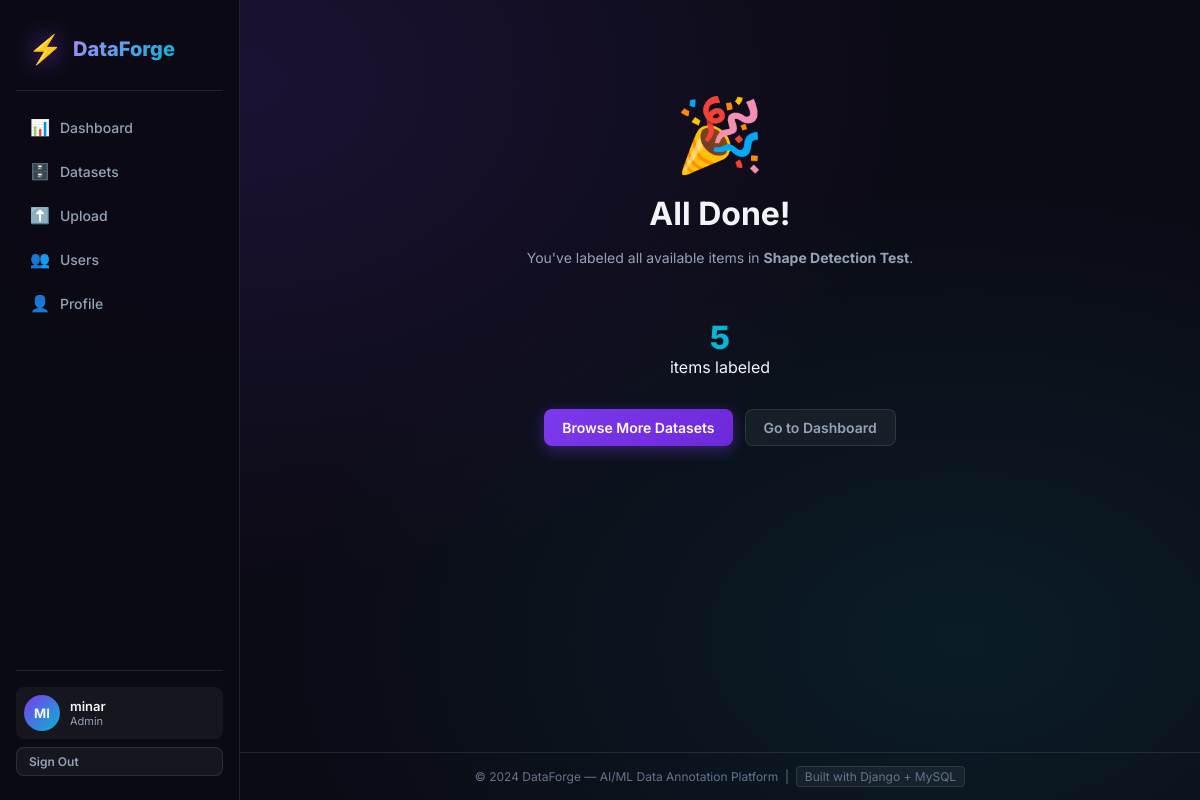
Screenshot of /annotations/queue/11/ (signed in) with the database file from the repository.
### apps/accounts/models.py (models this page shows, shortened)
class CustomUser(AbstractUser):
    ROLE_CHOICES = [
        ('admin', 'Admin'),
        ('annotator', 'Annotator'),
    ]
    role = models.CharField(max_length=20, choices=ROLE_CHOICES, default='annotator')
    bio = models.TextField(blank=True, null=True)
    avatar = models.ImageField(upload_to='avatars/', blank=True, null=True)
    is_active = models.BooleanField(default=True)

### apps/datasets/models.py (models this page shows, shortened)
class Dataset(models.Model):
    STATUS_CHOICES = [
        ('active', 'Active'),
        ('archived', 'Archived'),
        ('completed', 'Completed'),
    ]
    FILE_TYPE_CHOICES = [
        ('image', 'Image'),
        ('text', 'Text'),
    ]
    TASK_CHOICES = [
        ('classification', 'Classification'),
        ('object_detection', 'Object Detection'),
    ]
    name = models.CharField(max_length=255)
    description = models.TextField(blank=True)
    label_classes = models.JSONField(default=list, help_text='List of label class names e.g. ["cat","dog"]')
    file_type = models.CharField(max_length=20, choices=FILE_TYPE_CHOICES, default='image')
    annotation_task = models.CharField(max_length=30, choices=TASK_CHOICES, default='classification')
    uploaded_by = models.ForeignKey(
        settings.AUTH_USER_MODEL,
        on_delete=models.SET_NULL,
        null=True,
        related_name='datasets'
    )
    status = models.CharField(max_length=20, choices=STATUS_CHOICES, default='active')
    created_at = models.DateTimeField(auto_now_add=True)
    updated_at = models.DateTimeField(auto_now=True)
    class Meta:
        ordering = ['-created_at']

### apps/annotations/views.py (the view)
# urls.py: path('queue/<int:dataset_pk>/', views.annotation_queue, name='queue'),
@login_required
def annotation_queue(request, dataset_pk):
    dataset = get_object_or_404(Dataset, pk=dataset_pk)
    _release_expired_locks()
    next_item = _get_next_item(dataset, request.user)
    if next_item:
        return redirect('annotations:label_item', item_pk=next_item.pk)
    else:
        items = dataset.items.filter(status='done').select_related('annotation')
        context = {'dataset': dataset, 'items': items, 'all_done': True}
        return render(request, 'annotations/queue_complete.html', context)

### apps/annotations/views.py (called while the page is built, shortened)
def _get_next_item(dataset, user):
    from django.conf import settings
    timeout = settings.ANNOTATION_LOCK_TIMEOUT
    expire_threshold = timezone.now() - timezone.timedelta(minutes=timeout)
    candidates = dataset.items.filter(
        status__in=['pending', 'in_progress'],
        is_corrupted=False
    ).order_by('order', 'id')
    return None

def _release_expired_locks():
    from django.conf import settings
    timeout = settings.ANNOTATION_LOCK_TIMEOUT
    expire_threshold = timezone.now() - timezone.timedelta(minutes=timeout)
    Annotation.objects.filter(
        locked_by__isnull=False,
        locked_at__lt=expire_threshold
    ).update(locked_by=None, locked_at=None)
    DataItem.objects.filter(
        status='in_progress',
    ).filter(
        annotation__locked_by__isnull=True
    ).update(status='pending')

### templates/annotations/queue_complete.html (shortened to what this page needs)
{% extends 'base.html' %}
{% block content %}
<div class="empty-state full-page">
  <div class="success-animation">🎉</div>
  <h1>All Done!</h1>
  <p>You've labeled all available items in <strong>{{ dataset.name }}</strong>.</p>
  <div class="done-stats">
    <div class="done-stat"><span>{{ items.count }}</span> items labeled</div>
  </div>
  <div class="done-actions">
    <a href="{% url 'datasets:list' %}" class="btn btn-primary">Browse More Datasets</a>
    <a href="{% url 'dashboard:home' %}" class="btn btn-ghost">Go to Dashboard</a>
  </div>
</div>
{% endblock %}

### templates/base.html (shortened to what this page needs)
<!DOCTYPE html>
<html lang="en">
<head>
  {% load static %}
  <link rel="stylesheet" href="{% static 'css/main.css' %}" />
</head>
<body>
  {% if user.is_authenticated %}
  <nav class="navbar" id="main-navbar">
    <div class="nav-brand">
      <div class="brand-icon">⚡</div>
      <span class="brand-name">DataForge</span>
    </div>
    <ul class="nav-links" id="nav-links">
      <li><a href="{% url 'dashboard:home' %}" class="nav-link {% block nav_dashboard %}{% endblock %}">
        <span class="nav-icon">📊</span> Dashboard
      </a></li>
      <li><a href="{% url 'datasets:list' %}" class="nav-link {% block nav_datasets %}{% endblock %}">
        <span class="nav-icon">🗄️</span> Datasets
      </a></li>
      <li><a href="{% url 'datasets:upload' %}" class="nav-link {% block nav_upload %}{% endblock %}">
        <span class="nav-icon">⬆️</span> Upload
      </a></li>
      {% if user.role == 'admin' %}
      <li><a href="{% url 'accounts:user_list' %}" class="nav-link {% block nav_users %}{% endblock %}">
        <span class="nav-icon">👥</span> Users
      </a></li>
      {% endif %}
      <li><a href="{% url 'accounts:profile' %}" class="nav-link {% block nav_profile %}{% endblock %}">
        <span class="nav-icon">👤</span> Profile
      </a></li>
    </ul>
    <div class="nav-user">
      <div class="user-badge" title="{{ user.role|title }}">
        {% if user.avatar %}
          <img src="{{ user.avatar.url }}" alt="Avatar" class="user-avatar-sm" />
        {% else %}
          <div class="user-initials">{{ user.username|slice:":2"|upper }}</div>
        {% endif %}
        <div class="user-info">
          <span class="user-name">{{ user.username }}</span>
          <span class="user-role role-{{ user.role }}">{{ user.role|title }}</span>
        </div>
      </div>
      <a href="{% url 'accounts:logout' %}" class="btn btn-ghost btn-sm" id="logout-btn">Sign Out</a>
    </div>
  </nav>
  {% endif %}
  <main class="main-content {% if not user.is_authenticated %}main-full{% endif %}">
    {% block content %}{% endblock %}
  </main>
  <footer class="site-footer">
    <p>© 2024 DataForge — AI/ML Data Annotation Platform &nbsp;|&nbsp;
      <span class="footer-badge">Built with Django + MySQL</span>
    </p>
  </footer>
</body>
</html>

### static/css/main.css (style rules this page uses)
:root { --bg-base: #0b0b14; --bg-card: rgba(255,255,255,0.05); --bg-card-h: rgba(255,255,255,0.08); --border: rgba(255,255,255,0.1); --border-h: rgba(139,92,246,0.5); --accent: #7c3aed; --accent-h: #6d28d9; --accent2: #06b6d4; --success: #10b981; --danger: #ef4444; --warning: #f59e0b; --info: #3b82f6; --text: #f1f5f9; --text-muted: #94a3b8; --text-dim: #64748b; --nav-w: 240px; --radius: 12px; --radius-sm: 8px; --shadow: 0 8px 32px rgba(0,0,0,0.4); --shadow-sm: 0 2px 8px rgba(0,0,0,0.3); --trans: all 0.2s ease; }
*, *::before, *::after { box-sizing: border-box; margin: 0; padding: 0; }
html { scroll-behavior: smooth; }
body { font-family: 'Inter', sans-serif; background: var(--bg-base); color: var(--text); min-height: 100vh; display: flex; flex-direction: column; background-image: radial-gradient(ellipse at 20% 10%, rgba(124,58,237,0.15) 0%, transparent 50%), radial-gradient(ellipse at 80% 80%, rgba(6,182,212,0.1) 0%, transparent 50%); }
.navbar { position: fixed; top: 0; left: 0; width: var(--nav-w); height: 100vh; background: rgba(11,11,20,0.95); backdrop-filter: blur(20px); border-right: 1px solid var(--border); display: flex; flex-direction: column; padding: 24px 16px; gap: 8px; z-index: 1000; overflow-y: auto; transition: var(--trans); }
.nav-brand { display: flex; align-items: center; gap: 10px; padding: 8px 12px 24px; border-bottom: 1px solid var(--border); margin-bottom: 8px; }
.brand-icon { font-size: 28px; filter: drop-shadow(0 0 12px var(--accent)); }
.brand-name { font-size: 20px; font-weight: 800; background: linear-gradient(135deg,#a78bfa,#06b6d4); -webkit-background-clip: text; background-clip: text; -webkit-text-fill-color: transparent; color: transparent; }
.nav-links { list-style: none; display: flex; flex-direction: column; gap: 4px; flex: 1; }
.nav-link { display: flex; align-items: center; gap: 10px; padding: 10px 14px; border-radius: var(--radius-sm); color: var(--text-muted); text-decoration: none; font-size: 14px; font-weight: 500; transition: var(--trans); }
.nav-icon { font-size: 16px; }
.nav-user { padding-top: 16px; border-top: 1px solid var(--border); display: flex; flex-direction: column; gap: 8px; }
.user-badge { display: flex; align-items: center; gap: 10px; padding: 8px; border-radius: var(--radius-sm); background: var(--bg-card); }
.user-initials { width: 36px; height: 36px; border-radius: 50%; background: linear-gradient(135deg,var(--accent),var(--accent2)); display: flex; align-items: center; justify-content: center; font-size: 13px; font-weight: 700; flex-shrink: 0; }
.user-info { display: flex; flex-direction: column; }
.user-name { font-size: 13px; font-weight: 600; }
.user-role { font-size: 11px; color: var(--text-muted); }
.main-content { margin-left: var(--nav-w); padding: 28px 32px; flex: 1; }
.btn { display: inline-flex; align-items: center; gap: 6px; padding: 9px 18px; border-radius: var(--radius-sm); font-size: 14px; font-weight: 600; border: none; cursor: pointer; text-decoration: none; transition: var(--trans); white-space: nowrap; }
.btn-primary { background: linear-gradient(135deg,var(--accent),#6d28d9); color: #fff; box-shadow: 0 4px 15px rgba(124,58,237,0.4); }
.btn-ghost { background: var(--bg-card); color: var(--text-muted); border: 1px solid var(--border); }
.btn-sm { padding: 6px 12px; font-size: 12px; }
.empty-state { text-align: center; padding: 60px 20px; }
.empty-state.full-page { display: flex; flex-direction: column; align-items: center; justify-content: center; min-height: 60vh; gap: 16px; }
.empty-state p { color: var(--text-muted); font-size: 14px; margin-bottom: 20px; }
.success-animation { font-size: 72px; animation: bounce 0.6s ease; }
.done-stats { display: flex; gap: 24px; margin: 16px 0; }
.done-stat { text-align: center; }
.done-stat span { display: block; font-size: 32px; font-weight: 800; color: var(--accent2); }
.done-actions { display: flex; gap: 12px; }
.site-footer { margin-left: var(--nav-w); text-align: center; padding: 16px; font-size: 12px; color: var(--text-dim); border-top: 1px solid var(--border); }
.footer-badge { background: var(--bg-card); padding: 2px 8px; border-radius: 4px; border: 1px solid var(--border); }

### rows the page displays
CustomUser: username "MI", username "minar", role "Admin"
Dataset: name "Shape Detection Test"

### other values shown
{{ items.count }} "5"
